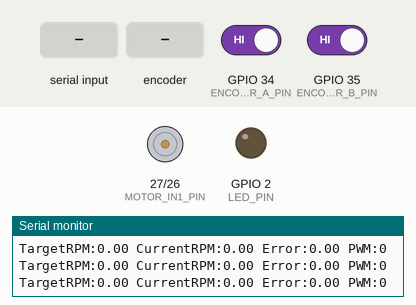
Simulated run of this sketch. Board: ESP32. Parts: motor-driver pin pairs drawn as motors (green arrow = first pin HIGH = forward, orange = second pin HIGH = backward, longer = more drive, scaled by the enable pin), output pins drawn as LEDs (lit = HIGH), the last lines printed to the serial monitor. The test bench sets the inputs (shaded band); at power-on: GPIO 34 (ENCODER_A_PIN) HIGH, GPIO 35 (ENCODER_B_PIN) HIGH.

Above: at 1.2 s.
1.3 s: "90,45\n" received over Serial
At 1.46 s:
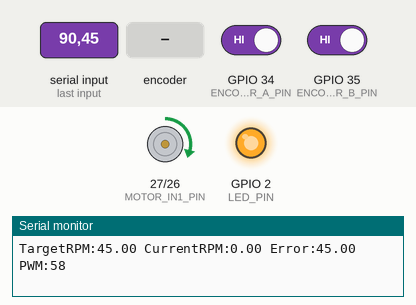
4.3 s: "30,150\n" received over Serial
5.8 s: "5\n" received over Serial
At 6.6 s:
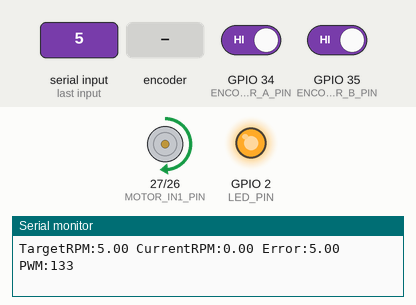
7.3 s: rotary encoder on GPIO 34 (ENCODER_A_PIN) / GPIO 35 (ENCODER_B_PIN) turned 1 step (first pin leading)
At 8.1 s:
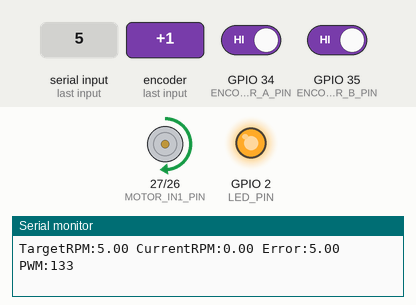
9.0 s: "200\n" received over Serial
At 10.2 s:
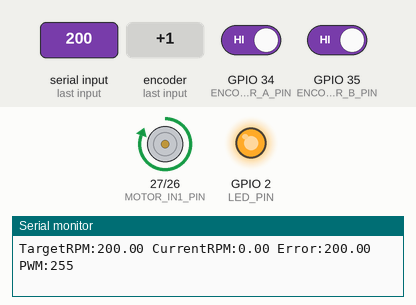
Timing chart, 0 to 11.5 s (numbered marks = the images above; inputs shaded):
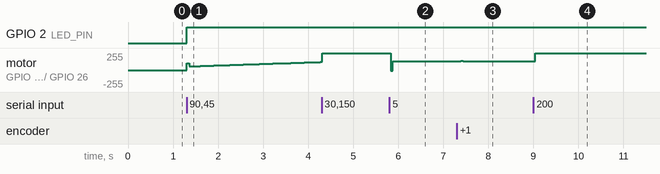

Measured:
- after the input at 1.3 s, GPIO 2 (LED_PIN): LOW → HIGH at once
- after the input at 5.8 s, motor on GPIO 27 (MOTOR_IN1_PIN) / GPIO 26 (MOTOR_IN2_PIN): forward 255/255 → forward 132/255 at once
- after the input at 7.3 s, motor on GPIO 27 (MOTOR_IN1_PIN) / GPIO 26 (MOTOR_IN2_PIN): forward 132/255 → forward 140/255 after 0.09 s, → forward 128/255 0.05 s later, → forward 132/255 0.05 s later
- after the input at 9.0 s, motor on GPIO 27 (MOTOR_IN1_PIN) / GPIO 26 (MOTOR_IN2_PIN): forward 132/255 → forward 255/255 after 0.05 s

The sketch:

modul3.ino
```cpp
#include <Arduino.h>

constexpr uint8_t LED_PIN = 2;
constexpr uint8_t MOTOR_IN1_PIN = 27;
constexpr uint8_t MOTOR_IN2_PIN = 26;
constexpr uint8_t MOTOR_PWM_PIN = 12;

constexpr uint8_t ENCODER_A_PIN = 34;
constexpr uint8_t ENCODER_B_PIN = 35;

constexpr uint32_t PWM_FREQUENCY = 30000;
constexpr uint8_t PWM_RESOLUTION = 8;
constexpr uint8_t PWM_CHANNEL = 0;

volatile long encoderTicks = 0;
long lastTicks = 0;
bool pwmReady = false;

float targetRPM = 0.0;
float currentRPM = 0.0;
float integralError = 0.0;
float lastError = 0.0;

float Kp = 1.2;
float Ki = 0.5;
float Kd = 0.05;

constexpr float CPR = 330.0;

void IRAM_ATTR readEncoder() {
  if (digitalRead(ENCODER_B_PIN) == HIGH) {
    encoderTicks++;
  } else {
    encoderTicks--;
  }
}

void setMotorSpeed(int speed) {
  bool forward = speed >= 0;
  uint8_t duty = constrain(abs(speed), 0, 255);

  digitalWrite(MOTOR_IN1_PIN, forward ? HIGH : LOW);
  digitalWrite(MOTOR_IN2_PIN, forward ? LOW : HIGH);

  if (pwmReady) {
    #if defined(ESP_ARDUINO_VERSION_MAJOR) && ESP_ARDUINO_VERSION_MAJOR >= 3
      ledcWrite(MOTOR_PWM_PIN, duty);
    #else
      ledcWrite(PWM_CHANNEL, duty);
    #endif
  }
  digitalWrite(LED_PIN, duty > 0 ? HIGH : LOW);
}

void setup() {
  Serial.begin(115200);

  pinMode(LED_PIN, OUTPUT);
  pinMode(MOTOR_IN1_PIN, OUTPUT);
  pinMode(MOTOR_IN2_PIN, OUTPUT);
  pinMode(MOTOR_PWM_PIN, OUTPUT);

  pinMode(ENCODER_A_PIN, INPUT_PULLUP);
  pinMode(ENCODER_B_PIN, INPUT_PULLUP);

  attachInterrupt(digitalPinToInterrupt(ENCODER_A_PIN), readEncoder, RISING);

  #if defined(ESP_ARDUINO_VERSION_MAJOR) && ESP_ARDUINO_VERSION_MAJOR >= 3
    pwmReady = ledcAttach(MOTOR_PWM_PIN, PWM_FREQUENCY, PWM_RESOLUTION);
  #else
    ledcSetup(PWM_CHANNEL, PWM_FREQUENCY, PWM_RESOLUTION);
    ledcAttachPin(MOTOR_PWM_PIN, PWM_CHANNEL);
    pwmReady = true;
  #endif

  setMotorSpeed(0);
  Serial.println("MODUL 3 READY: Kirim target RPM (misal: 100, -150, 0) via Serial Monitor.");
}

unsigned long lastPidTime = 0;

void loop() {
  if (Serial.available() > 0) {
    targetRPM = Serial.parseFloat();
    if (Serial.read() == '\n') {
      Serial.print("Target RPM Set: ");
      Serial.println(targetRPM);
    }
  }

  unsigned long currentTime = millis();
  if (currentTime - lastPidTime >= 50) {
    float dt = (currentTime - lastPidTime) / 1000.0;
    lastPidTime = currentTime;

    long currentTicks = encoderTicks;
    long deltaTicks = currentTicks - lastTicks;
    lastTicks = currentTicks;

    currentRPM = (deltaTicks / CPR) * (60.0 / dt);

    float error = targetRPM - currentRPM;
    integralError += error * dt;
    integralError = constrain(integralError, -255.0, 255.0);
    float derivativeError = (error - lastError) / dt;
    lastError = error;

    float output = (Kp * error) + (Ki * integralError) + (Kd * derivativeError);
    int pwrOutput = constrain((int)output, -255, 255);

    setMotorSpeed(pwrOutput);

    Serial.print("TargetRPM:"); Serial.print(targetRPM);
    Serial.print(" CurrentRPM:"); Serial.print(currentRPM);
    Serial.print(" Error:"); Serial.print(error);
    Serial.print(" PWM:"); Serial.println(pwrOutput);
  }
}
```
